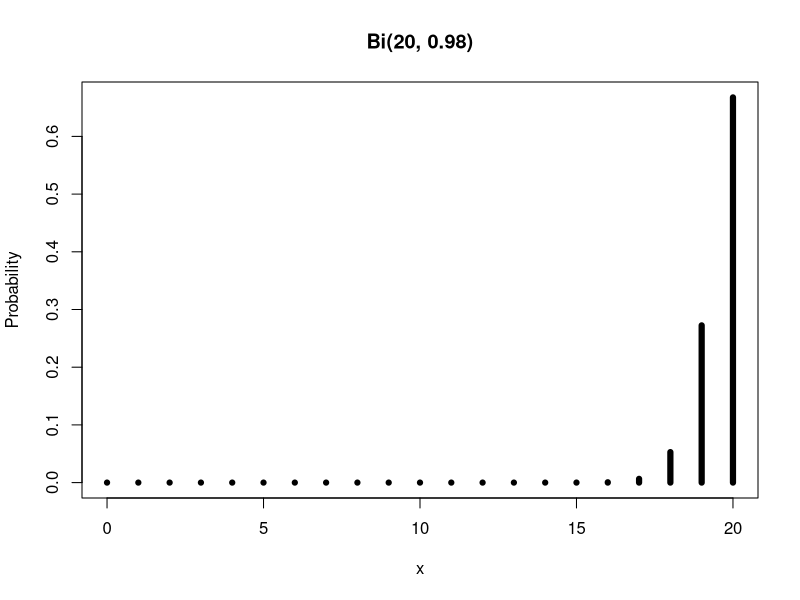

Write the R code that produced this figure.
## ---- chunk 1
knitr::opts_chunk$set(warning = FALSE, message = FALSE) 
## ---- chunk 2
x <- 0:3
prob <- c(1/8, 3/8 , 3/8, 1/8)

mu <- sum(x * prob)
sigma2 <- sum((x - mu)^2 * prob)

print(mu)
print(sigma2)

# cumulative distribution function
F <- cumsum(prob)
print(F)
## ---- chunk 3

# dbinom -> P(X = x), X in Bi(size, prob)
print(dbinom(x=2, size=10, prob=1/3))
## ---- chunk 4
# pbinom -> P(X <= q), X in Bi(size, prob)
print(pbinom(q=2, size=3, prob=1/2))
## ---- chunk 5
# pbinom -> 1 - P(X <= q), X in Bi(size, prob)
print(pbinom(q=2, size=3, prob=1/2, lower.tail=F))
## ---- chunk 6
# qbinom -> pbinom^(-1)
print(qbinom(p=0.875, size=3, prob=1/2))
## ---- chunk 7
# rbinom -> sample Bi(size, prob)
print(rbinom(n=5, size=10, prob=1/2))
## ---- chunk 8
# X in Bi(20, 0.98)
print(dbinom(x=20, size=20, prob=0.98))

mean <- 20 * 0.98
print(mean)

x <- c(0:20)
prob <- dbinom(x=x, size=20, prob=0.98)
print(prob)

plot(x=x, 
     y=prob, 
     type='h', 
     lwd=6, 
     ylab='Probability', 
     main='Bi(20, 0.98)'
)
